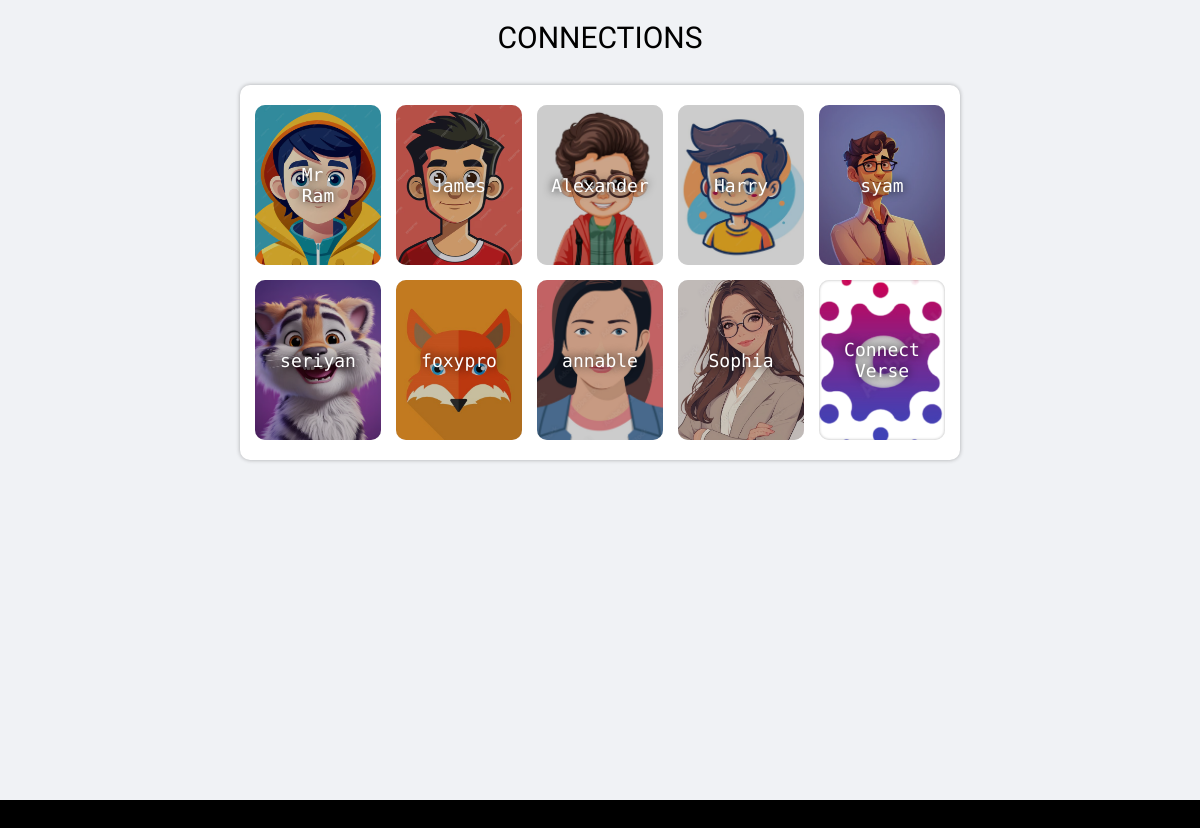
Page /activeuse.php on the committed database.
### tables this page shows
CREATE TABLE `demodata` (
  `id` int(255) NOT NULL,
  `name` varchar(255) NOT NULL,
  `email` varchar(255) NOT NULL,
  `phone` varchar(255) NOT NULL,
  `password` varchar(255) NOT NULL,
  `cpassword` varchar(255) NOT NULL,
  `image` varchar(255) NOT NULL,
  `description` varchar(255) NOT NULL,
  `status` varchar(255) NOT NULL,
  `q_status` int(255) NOT NULL
);

### activeuse.php (the view, shortened to what this page needs)
<!DOCTYPE html>
<html>
<head>
	<link rel="stylesheet" type="text/css" href="02.css?v=<?php echo time();?>">
	<link rel="stylesheet" href="https://cdnjs.cloudflare.com/ajax/libs/font-awesome/4.7.0/css/font-awesome.min.css" />
</head>
<body>
	<div class="main">
        <div class="head">
            <h2 class="ac_head">Connections</h2>
        </div>
        <div class="btn_div">
        <?php
   include 'connection.php';
   $selectuser = "select * from demodata";
   $userquery = mysqli_query($con, $selectuser);
   while($userdata = mysqli_fetch_array($userquery)){
    ?>
     <a href="checkprofile.php?useremail=<?php echo $userdata['email']?>">
      <div class="btn">
          <img src="<?php echo $userdata['image']; ?>" alt="" loading="lazy">
          <span><?php echo $userdata['name']; ?></span>
        </div>
     </a>
    <?php
   }
?>
        </div>
	</div>
</body>
</html>

### 02.css (style rules this page uses)
* { padding: 0; margin: 0; box-sizing: border-box; }
html { font-size: 62.5%; }
body { background: #000; }
.main { width: 100%; min-height: 100vh; background: #f0f2f5; }
.main .head { margin-bottom: 30px; }
.main .head .ac_head { font-family: 'Belanosima', sans-serif; text-transform: uppercase; font-size: 30px; font-weight: 500; text-align: center; padding-top: 20px; color: #000; }
.main .btn_div { width: 60%; height: auto; margin: 0 auto 5rem; margin-top: 2rem; border-radius: 1rem; padding: 2rem 1.5rem; background: #fff; display: grid; grid-template-columns: repeat(5, 1fr); gap: 1.5rem; box-shadow: 0 0 0.4rem 0 rgba(0, 0, 0, 0.3); }
.btn_div .btn { height: 16rem; border-radius: 1rem; transition: 0.3s all ease; cursor: pointer; box-shadow: inset 0 0 0.3rem rgba(0, 0, 0, 0.3); position: relative; }
.main .btn_div .btn img { width: 100%; height: 100%; object-fit: cover; border-radius: 1rem; position: absolute; filter: brightness(0.8); }
.main .btn_div .btn span { position: absolute; top: 50%; left: 50%; transform: translate(-50%, -50%); font-family: 'Roboto Mono', monospace; font-weight: 400; font-size: 1.8rem; color: #fff; text-align: center; text-shadow: 0 0 10px rgba(0, 0, 0); }

### rows in the picture
demodata: image (picture), name "Mr. Ram"
demodata: image (picture), name "James"
demodata: image (picture), name "Alexander"
demodata: image (picture), name "Harry"
demodata: image (picture), name "syam"
demodata: image (picture), name "seriyan"
demodata: image (picture), name "foxypro"
demodata: image (picture), name "annable"
demodata: image (picture), name "Sophia"
demodata: image (picture), name "Connect Verse"
